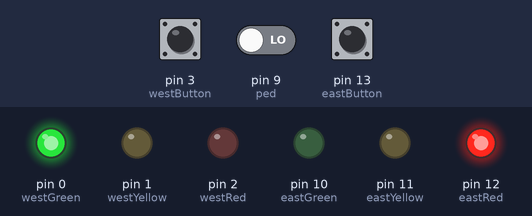
Simulated run of this sketch. Board: Arduino Uno, built with avr-gcc and run on an emulated ATmega328P. On the bench: output pins drawn as LEDs (lit = HIGH). The test bench sets the inputs (shaded band); at power-on: pin 9 (ped) LOW, pin 3 (westButton) LOW, pin 13 (eastButton) LOW.

Above: at 1.2 s.
1.3 s: pin 9 (ped) driven HIGH
At 5.4 s:
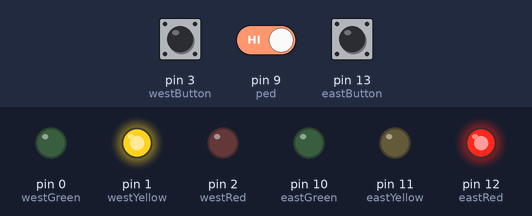
At 6.9 s:
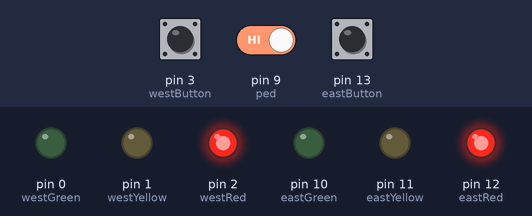
Timing chart, 0 to 13.3 s (numbered marks = the images above; inputs shaded):
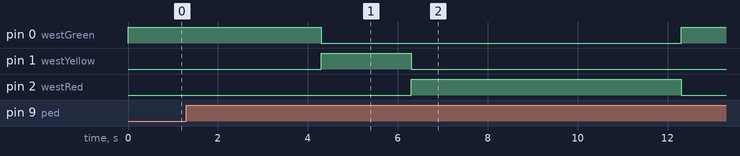

Measured:
- after the input at 1.3 s, pin 0 (westGreen): HIGH → LOW after 3.0 s, → HIGH 8.0 s later; pin 1 (westYellow): LOW → HIGH after 3.0 s, → LOW 2.0 s later; pin 2 (westRed): LOW → HIGH after 5.0 s, → LOW 6.0 s later

The sketch:

andrew_baumgartner_beepboop_mk2.ino
```cpp
// Andrew's crying in the club mix
// This program manages traffic
#define westButton 3
#define eastButton 13
#define westRed 2
#define westYellow 1
#define westGreen 0
#define eastRed 12
#define eastYellow 11
#define eastGreen 10
#define pedLight 8
#define ped 9


#define yellowBlinkTime 500

boolean trafficWest = true;
int flowTime = 3000;
int changeDelay = 2000;

void greenRed(int green, int yellow, int red) {  // this turns the green light red
  delay(flowTime);
  digitalWrite(green, LOW);
  digitalWrite(yellow, HIGH);
  delay(changeDelay);
  digitalWrite(yellow, LOW);
  digitalWrite(red, HIGH);
  delay(changeDelay);
}
void yellowBlink(int direction) {  //this makes the yellow lights flash between the lights changing from green to red
  digitalWrite(direction, LOW);
  delay(yellowBlinkTime);
  digitalWrite(direction, HIGH);
  delay(yellowBlinkTime);
}
void redGreen(int green, int yellow, int red) {  // this turns the red lights green
  digitalWrite(yellow, LOW);
  digitalWrite(red, LOW);
  digitalWrite(green, HIGH);
}
void pedGo(bool active) { // adds a pedestrian button
  if (trafficWest == HIGH) {
    greenRed(westGreen, westYellow, westRed);
  } else {
    greenRed(eastGreen, eastYellow, eastRed);
  }
  digitalWrite(pedLight, active);
  delay(2000);
  digitalWrite(pedLight, !active);
}
void setup() {
  pinMode(westButton, INPUT);
  pinMode(eastButton, INPUT);
  pinMode(westRed, OUTPUT);
  pinMode(westYellow, OUTPUT);
  pinMode(westGreen, OUTPUT);
  pinMode(eastRed, OUTPUT);
  pinMode(eastYellow, OUTPUT);
  pinMode(eastGreen, OUTPUT);

  digitalWrite(westRed, LOW);
  digitalWrite(westYellow, LOW);
  digitalWrite(westGreen, HIGH);
  digitalWrite(eastRed, HIGH);
  digitalWrite(eastYellow, LOW);
  digitalWrite(eastGreen, LOW);
}

void loop() {
  if (digitalRead(westButton) == HIGH) {  // checks to see if the west has traffic
    if (trafficWest != true) {
      trafficWest = true;
      greenRed(eastGreen, eastYellow, eastRed);

      for (int a = 0; a < 5; a++) {
        yellowBlink(westYellow);
      }
      redGreen(westGreen, westYellow, westRed);
    }
  }
  if (digitalRead(eastButton) == HIGH) {  // checks to see of the east has traffic
    if (trafficWest == true) {
      trafficWest = false;
      greenRed(westGreen, westYellow, westRed);
      for (int a = 0; a < 5; a++) {
        yellowBlink(eastYellow);
      }
      redGreen(eastGreen, eastYellow, eastRed);
    }
  }
  if (digitalRead(ped) == HIGH) {//sees if the pedestrian button has been pressed
    pedGo(HIGH);
    delay(2000);
    if (trafficWest == HIGH) {
      redGreen(westGreen, westYellow, westRed);
    } else {
      redGreen(eastGreen, eastYellow, eastRed);
    }
  }
}
```
